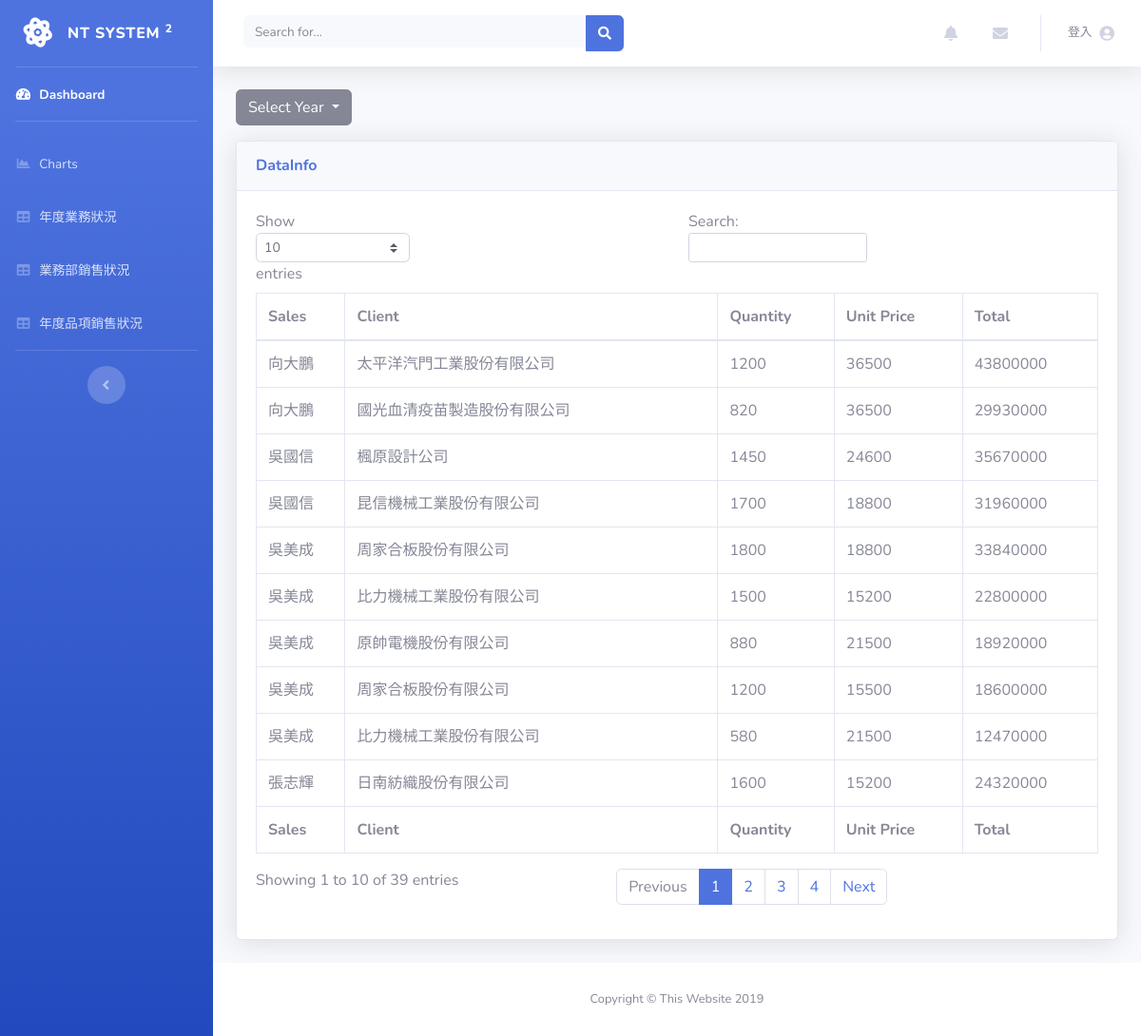
Page /index.php?do=content&repo=items on the committed database.
### tables this page shows
CREATE TABLE `customer` (
  `id` int(100) NOT NULL,
  `客戶寶號` varchar(14) DEFAULT NULL,
  `客戶代號` varchar(5) DEFAULT NULL,
  `縣市` varchar(3) DEFAULT NULL,
  `地址` varchar(18) DEFAULT NULL,
  `郵遞區號` int(3) DEFAULT NULL,
  `聯絡人` varchar(3) DEFAULT NULL,
  `職稱` varchar(4) DEFAULT NULL,
  `電話` varchar(10) DEFAULT NULL,
  `行業別` varchar(2) DEFAULT NULL,
  `統一編號` int(8) DEFAULT NULL
);

CREATE TABLE `sales2` (
  `客戶代號` varchar(5) DEFAULT NULL,
  `業務姓名` varchar(3) DEFAULT NULL,
  `產品代號` varchar(10) DEFAULT NULL,
  `數量` int(4) DEFAULT NULL,
  `交易年` int(2) DEFAULT NULL,
  `交易月` int(2) DEFAULT NULL
);

CREATE TABLE `product` (
  `id` int(100) UNSIGNED NOT NULL,
  `產品名稱` varchar(30) DEFAULT NULL,
  `產品代號` varchar(10) DEFAULT NULL,
  `單價` int(5) DEFAULT NULL,
  `成本` int(5) DEFAULT NULL
);

### item_sales.php (the view, shortened to what this page needs)
<?php
    if(!empty($_GET['year'])){
        $year=$_GET['year'];
    }else{
        $year=89;
    }
    $salesSQL="SELECT
	`sales2`.`業務姓名`,
    `customer`.`客戶寶號`,
    `sales2`.`數量`,
    `product`.`單價`,
    (`sales2`.`數量`*`product`.`單價`) AS `Total`
FROM
	`customer`,
    `sales2`,
    `product`
WHERE
	`customer`.`客戶代號`=`sales2`.`客戶代號` &&
    `sales2`.`產品代號`=`product`.`產品代號` &&
    (`sales2`.`數量`*`product`.`單價`)>=10000000 &&
    `sales2`.`交易年`='$year'
ORDER BY
	`Total` DESC,
    `product`.`單價` DESC,
    `sales2`.`數量` DESC,
    CONVERT(`sales2`.`業務姓名` using big5) ASC";
$sales=$pdo->query($salesSQL)->fetchAll();
?>
<div class="dropdown mb-3">
  <a class="btn btn-secondary dropdown-toggle" href="#" role="button" id="dropdownMenuLink" data-toggle="dropdown" aria-haspopup="true" aria-expanded="false">
    Select Year
  </a>
</div>
<div class="card shadow mb-4">
            <div class="card-header py-3">
              <h6 class="m-0 font-weight-bold text-primary">DataInfo</h6>
            </div>
            <div class="card-body">
              <div class="table-responsive" style="overflow-x:hidden;">
                <table class="table table-bordered" id="dataTable" width="100%" cellspacing="0">
                  <thead>
                    <tr>
                      <th>Sales</th>
                      <th>Client</th>
                      <th>Quantity</th>
                      <th>Unit Price</th>
                      <th>Total</th>
                    </tr>
                  </thead>
                  <tfoot>
                    <tr>
                      <th>Sales</th>
                      <th>Client</th>
                      <th>Quantity</th>
                      <th>Unit Price</th>
                      <th>Total</th>
                    </tr>
                  </tfoot>
                  <tbody>
                    <?php
                        foreach($sales as $man){
                            echo "<tr>";
                            echo "<td>".$man['業務姓名']."</td>";
                            echo "<td>".$man['客戶寶號']."</td>";
                            echo "<td>".$man['數量']."</td>";
                            echo "<td>".$man['單價']."</td>";
                            echo "<td>".$man['Total']."</td>";
                            echo "</tr>";
                        }
                    ?>
                  </tbody>
                </table>
              </div>
            </div>
          </div>

### index.php (shortened to what this page needs)
<!DOCTYPE html>
<html lang="en">
<head>
  <link href="vendor/fontawesome-free/css/all.min.css" rel="stylesheet" type="text/css">
  <link href="css/sb-admin-2.css" rel="stylesheet" charset="utf-8">
</head>
<body id="page-top">
<?php
 if (!empty($_GET["do"])){
  $do = $_GET["do"];
} else{
  $do = "";
}
?>
  <div id="wrapper">
    <?php include "sidebar.php"?>
    <div id="content-wrapper" class="d-flex flex-column">
      <div id="content">
      <?php include_once "navbar.php"?>
        <div class="container-fluid">
          <?php include "container.php"?>
        </div>
      </div>
      <footer class="sticky-footer bg-white">
          <?php include "footer.php"?>
      </footer>
    </div>
  </div>
</body>
</html>

### sidebar.php (shortened to what this page needs)
<ul class="navbar-nav bg-gradient-primary sidebar sidebar-dark accordion" id="accordionSidebar">
  <a class="sidebar-brand d-flex align-items-center justify-content-center not-active" href="index.php">
    <div class="sidebar-brand-icon rotate-n-15">
      <i class="fas fa-atom"></i>
    </div>
    <div class="sidebar-brand-text mx-3">NT System <sup>2</sup></div>
  </a>
  <hr class="sidebar-divider my-0">
  <li class="nav-item active">
    <a class="nav-link" href="index.php">
      <i class="fas fa-fw fa-tachometer-alt"></i>
      <span>Dashboard</span></a>
  </li>
  <hr class="sidebar-divider">
<?php
switch($do){
?>
  <?php
    case "login":
    case "register":
    case "member":
    case "content":
    case "forgot-password":
    default:
  ?>
  <li class="nav-item">
    <a class="nav-link" href="index.php?do=charts">
      <i class="fas fa-fw fa-chart-area"></i>
      <span>Charts</span></a>
  </li>
  <li class="nav-item">
    <a class="nav-link" href="index.php?do=content&repo=items">
      <i class="fas fa-fw fa-table"></i>
      <span class="sidebar-text">年度業務狀況</span></a>
  </li>
  <li class="nav-item">
    <a class="nav-link" href="index.php?do=content&repo=sales">
      <i class="fas fa-fw fa-table"></i>
      <span class="sidebar-text">業務部銷售狀況</span></a>
  </li>
  <li class="nav-item">
    <a class="nav-link" href="index.php?do=content&repo=season">
      <i class="fas fa-fw fa-table"></i>
      <span class="sidebar-text">年度品項銷售狀況</span></a>
  </li>
  <hr class="sidebar-divider d-none d-md-block">
  <div class="text-center d-none d-md-inline">
    <button class="rounded-circle border-0" id="sidebarToggle"></button>
  </div>
  <?php
    break;
}
  ?>
</ul>

### navbar.php (shortened to what this page needs)
<nav class="navbar navbar-expand navbar-light bg-white topbar mb-4 static-top shadow">
  <form class="d-none d-sm-inline-block form-inline mr-auto ml-md-3 my-2 my-md-0 mw-100 navbar-search">
    <div class="input-group">
      <input type="text" class="form-control bg-light border-0 small" placeholder="Search for..." aria-label="Search" aria-describedby="basic-addon2">
      <div class="input-group-append">
        <button class="btn btn-primary" type="button">
          <i class="fas fa-search fa-sm"></i>
        </button>
      </div>
    </div>
  </form>
  <ul class="navbar-nav ml-auto">
    <?php
    if (empty($_SESSION['login'])) {
     ?>
        <li class='nav-item dropdown no-arrow mx-1'>
    <a class='nav-link dropdown-toggle not-active' href='#' id='alertsDropdown' role='button' data-toggle='dropdown' aria-haspopup='true' aria-expanded='false' >
      <i class='fas fa-bell fa-fw'></i>
    </a>
  </li>
  <li class='nav-item dropdown no-arrow mx-1'>
    <a class='nav-link dropdown-toggle not-active' href='#' id='messagesDropdown' role='button' data-toggle='dropdown' aria-haspopup='true' aria-expanded='false'>
      <i class='fas fa-envelope fa-fw'></i>
    </a>
  </li>
  <?php
    }
  ?>
  <?php
    if (empty($_SESSION['login'])) {
      ?>
        <li class='nav-item dropdown no-arrow'>
    <a class='nav-link' href='index.php?do=login'>
      <span class='mr-2 d-none d-lg-inline text-gray-600 small sidebar-text'>登入</span>
      <i class='fas fa-user-circle'></i>
    </a>
      </li>
    <?php
    }
    ?>
  </ul>
</nav>

### container.php (shortened to what this page needs)
<?php
    if(!empty($_GET['repo'])){
      switch($_GET['repo']){
          case "items":
          include "item_sales.php";
          break;
      }
  }
?>

### footer.php
<div class="container my-auto">
          <div class="copyright text-center my-auto">
            <span>Copyright &copy; This Website 2019</span>
          </div>
        </div>

### rows in the picture
customer: sales2.業務姓名 "向大鵬", 客戶寶號 "太平洋汽門工業股份有限公司", sales2.數量 "1200", product.單價 "36500", Total "43800000"
customer: sales2.業務姓名 "吳國信", 客戶寶號 "楓原設計公司", sales2.數量 "1450", product.單價 "24600", Total "35670000"
customer: sales2.業務姓名 "吳美成", 客戶寶號 "周家合板股份有限公司", sales2.數量 "1800", product.單價 "18800", Total "33840000", sales2.數量 "1200", product.單價 "15500", Total "18600000"
customer: sales2.業務姓名 "吳國信", 客戶寶號 "昆信機械工業股份有限公司", sales2.數量 "1700", product.單價 "18800", Total "31960000"
customer: sales2.業務姓名 "向大鵬", 客戶寶號 "國光血清疫苗製造股份有限公司", sales2.數量 "820", product.單價 "36500", Total "29930000"
customer: sales2.業務姓名 "張志輝", 客戶寶號 "日南紡織股份有限公司", sales2.數量 "1600", product.單價 "15200", Total "24320000"
customer: sales2.業務姓名 "吳美成", 客戶寶號 "比力機械工業股份有限公司", sales2.數量 "1500", product.單價 "15200", Total "22800000", sales2.數量 "580", product.單價 "21500", Total "12470000"
customer: sales2.業務姓名 "吳美成", 客戶寶號 "原帥電機股份有限公司", sales2.數量 "880", product.單價 "21500", Total "18920000"
